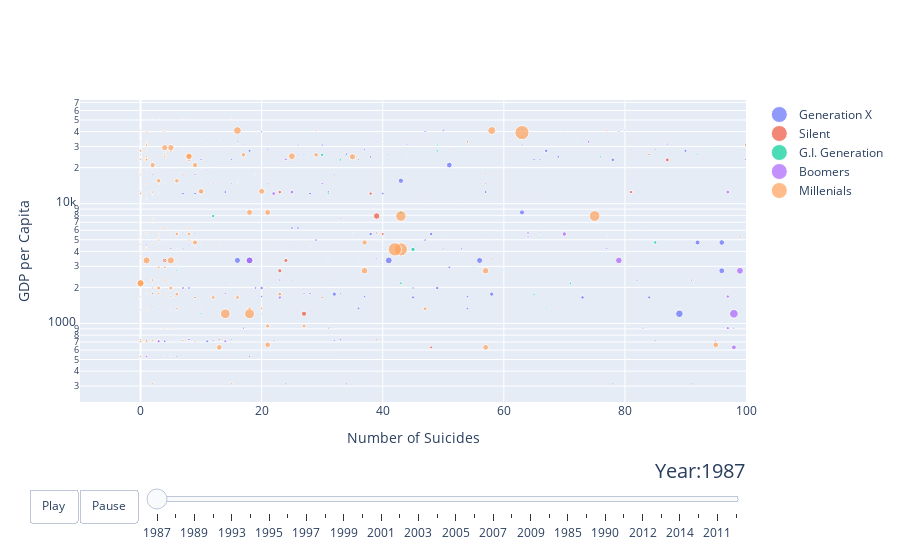

Here is the notebook cell this chart was saved with:
### Code cell
Animation_figure.show()

### Figure 1 — Plotly figure (JSON) as saved in the notebook; plotly's stock layout.template omitted (floating-point values rounded to 4 significant figures; data arrays with more than 128 entries replaced by an {"elided": "..."} marker saying what was removed)
{"data": [{"marker": {"size": {"elided": "344 int values"}, "sizemode": "area", "sizeref": 200000}, "mode": "markers", "name": "Generation X", "text": {"elided": "344 str values"}, "type": "scatter", "x": {"elided": "344 int values"}, "y": {"elided": "344 int values"}}, {"marker": {"size": {"elided": "172 int values"}, "sizemode": "area", "sizeref": 200000}, "mode": "markers", "name": "Silent", "text": {"elided": "172 str values"}, "type": "scatter", "x": {"elided": "172 int values"}, "y": {"elided": "172 int values"}}, {"marker": {"size": {"elided": "172 int values"}, "sizemode": "area", "sizeref": 200000}, "mode": "markers", "name": "G.I. Generation", "text": {"elided": "172 str values"}, "type": "scatter", "x": {"elided": "172 int values"}, "y": {"elided": "172 int values"}}, {"marker": {"size": {"elided": "172 int values"}, "sizemode": "area", "sizeref": 200000}, "mode": "markers", "name": "Boomers", "text": {"elided": "172 str values"}, "type": "scatter", "x": {"elided": "172 int values"}, "y": {"elided": "172 int values"}}, {"marker": {"size": {"elided": "172 int values"}, "sizemode": "area", "sizeref": 200000}, "mode": "markers", "name": "Millenials", "text": {"elided": "172 str values"}, "type": "scatter", "x": {"elided": "172 int values"}, "y": {"elided": "172 int values"}}, {"marker": {"size": [], "sizemode": "area", "sizeref": 200000}, "mode": "markers", "name": "Generation Z", "text": [], "type": "scatter", "x": [], "y": []}], "layout": {"hovermode": "closest", "sliders": [{"active": 0, "currentvalue": {"font": {"size": 20}, "prefix": "Year:", "visible": true, "xanchor": "right"}, "len": 0.9, "pad": {"b": 10, "t": 50}, "steps": [{"args": [["1987"], {"frame": {"duration": 300, "redraw": false}, "mode": "immediate", "transition": {"duration": 300}}], "label": "1987", "method": "animate"}, {"args": [["1988"], {"frame": {"duration": 300, "redraw": false}, "mode": "immediate", "transition": {"duration": 300}}], "label": "1988", "method": "animate"}, {"args": [["1989"], {"frame": {"duration": 300, "redraw": false}, "mode": "immediate", "transition": {"duration": 300}}], "label": "1989", "method": "animate"}, {"args": [["1992"], {"frame": {"duration": 300, "redraw": false}, "mode": "immediate", "transition": {"duration": 300}}], "label": "1992", "method": "animate"}, {"args": [["1993"], {"frame": {"duration": 300, "redraw": false}, "mode": "immediate", "transition": {"duration": 300}}], "label": "1993", "method": "animate"}, {"args": [["1994"], {"frame": {"duration": 300, "redraw": false}, "mode": "immediate", "transition": {"duration": 300}}], "label": "1994", "method": "animate"}, {"args": [["1995"], {"frame": {"duration": 300, "redraw": false}, "mode": "immediate", "transition": {"duration": 300}}], "label": "1995", "method": "animate"}, {"args": [["1996"], {"frame": {"duration": 300, "redraw": false}, "mode": "immediate", "transition": {"duration": 300}}], "label": "1996", "method": "animate"}, {"args": [["1997"], {"frame": {"duration": 300, "redraw": false}, "mode": "immediate", "transition": {"duration": 300}}], "label": "1997", "method": "animate"}, {"args": [["1998"], {"frame": {"duration": 300, "redraw": false}, "mode": "immediate", "transition": {"duration": 300}}], "label": "1998", "method": "animate"}, {"args": [["1999"], {"frame": {"duration": 300, "redraw": false}, "mode": "immediate", "transition": {"duration": 300}}], "label": "1999", "method": "animate"}, {"args": [["2000"], {"frame": {"duration": 300, "redraw": false}, "mode": "immediate", "transition": {"duration": 300}}], "label": "2000", "method": "animate"}, {"args": [["2001"], {"frame": {"duration": 300, "redraw": false}, "mode": "immediate", "transition": {"duration": 300}}], "label": "2001", "method": "animate"}, {"args": [["2002"], {"frame": {"duration": 300, "redraw": false}, "mode": "immediate", "transition": {"duration": 300}}], "label": "2002", "method": "animate"}, {"args": [["2003"], {"frame": {"duration": 300, "redraw": false}, "mode": "immediate", "transition": {"duration": 300}}], "label": "2003", "method": "animate"}, {"args": [["2004"], {"frame": {"duration": 300, "redraw": false}, "mode": "immediate", "transition": {"duration": 300}}], "label": "2004", "method": "animate"}, {"args": [["2005"], {"frame": {"duration": 300, "redraw": false}, "mode": "immediate", "transition": {"duration": 300}}], "label": "2005", "method": "animate"}, {"args": [["2006"], {"frame": {"duration": 300, "redraw": false}, "mode": "immediate", "transition": {"duration": 300}}], "label": "2006", "method": "animate"}, {"args": [["2007"], {"frame": {"duration": 300, "redraw": false}, "mode": "immediate", "transition": {"duration": 300}}], "label": "2007", "method": "animate"}, {"args": [["2008"], {"frame": {"duration": 300, "redraw": false}, "mode": "immediate", "transition": {"duration": 300}}], "label": "2008", "method": "animate"}, {"args": [["2009"], {"frame": {"duration": 300, "redraw": false}, "mode": "immediate", "transition": {"duration": 300}}], "label": "2009", "method": "animate"}, {"args": [["2010"], {"frame": {"duration": 300, "redraw": false}, "mode": "immediate", "transition": {"duration": 300}}], "label": "2010", "method": "animate"}, {"args": [["1985"], {"frame": {"duration": 300, "redraw": false}, "mode": "immediate", "transition": {"duration": 300}}], "label": "1985", "method": "animate"}, {"args": [["1986"], {"frame": {"duration": 300, "redraw": false}, "mode": "immediate", "transition": {"duration": 300}}], "label": "1986", "method": "animate"}, {"args": [["1990"], {"frame": {"duration": 300, "redraw": false}, "mode": "immediate", "transition": {"duration": 300}}], "label": "1990", "method": "animate"}, {"args": [["1991"], {"frame": {"duration": 300, "redraw": false}, "mode": "immediate", "transition": {"duration": 300}}], "label": "1991", "method": "animate"}, {"args": [["2012"], {"frame": {"duration": 300, "redraw": false}, "mode": "immediate", "transition": {"duration": 300}}], "label": "2012", "method": "animate"}, {"args": [["2013"], {"frame": {"duration": 300, "redraw": false}, "mode": "immediate", "transition": {"duration": 300}}], "label": "2013", "method": "animate"}, {"args": [["2014"], {"frame": {"duration": 300, "redraw": false}, "mode": "immediate", "transition": {"duration": 300}}], "label": "2014", "method": "animate"}, {"args": [["2015"], {"frame": {"duration": 300, "redraw": false}, "mode": "immediate", "transition": {"duration": 300}}], "label": "2015", "method": "animate"}, {"args": [["2011"], {"frame": {"duration": 300, "redraw": false}, "mode": "immediate", "transition": {"duration": 300}}], "label": "2011", "method": "animate"}, {"args": [["2016"], {"frame": {"duration": 300, "redraw": false}, "mode": "immediate", "transition": {"duration": 300}}], "label": "2016", "method": "animate"}], "transition": {"duration": 300, "easing": "cubic-in-out"}, "x": 0.1, "xanchor": "left", "y": 0, "yanchor": "top"}], "updatemenus": [{"buttons": [{"args": [null, {"frame": {"duration": 500, "redraw": false}, "fromcurrent": true, "transition": {"duration": 300, "easing": "quadratic-in-out"}}], "label": "Play", "method": "animate"}, {"args": [[null], {"frame": {"duration": 0, "redraw": false}, "mode": "immediate", "transition": {"duration": 0}}], "label": "Pause", "method": "animate"}], "direction": "left", "pad": {"r": 10, "t": 87}, "showactive": false, "type": "buttons", "x": 0.1, "xanchor": "right", "y": 0, "yanchor": "top"}], "xaxis": {"range": [-10, 100], "title": {"text": "Number of Suicides"}}, "yaxis": {"title": {"text": "GDP per Capita"}, "type": "log"}}}
